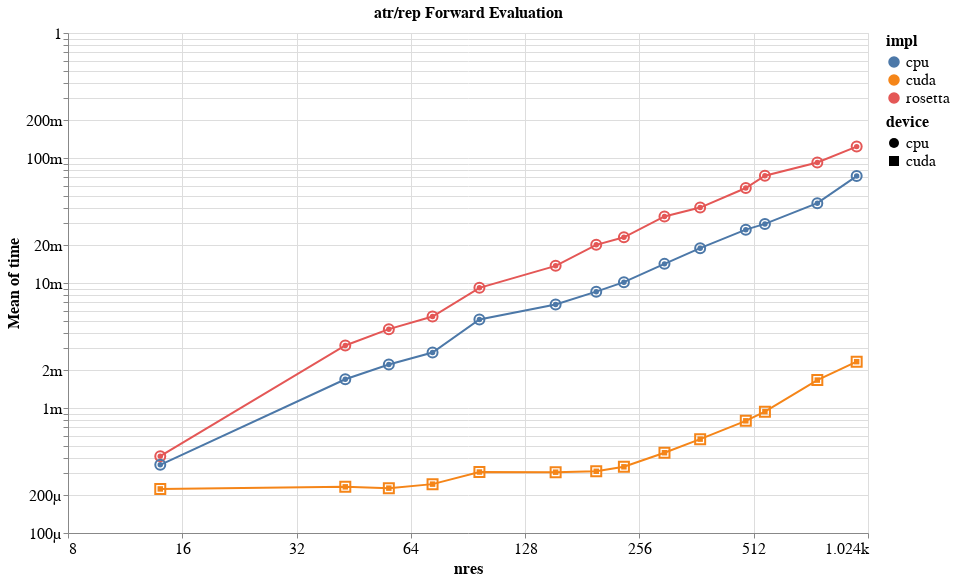

This figure's notebook cell:
### Code cell
dat = stat_frame(rosetta_score_results)
dat = pandas.concat(
    (
        dat,
        pandas.merge(
            dat,
            dat.query("name == 'score.rosetta_atr_rep'")
            .groupby("model")
            .time.mean()
            .rename("rosetta_mean")
            .to_frame(),
            left_on="model",
            right_index=True,
        )
        .eval("time / rosetta_mean")
        .rename("rosetta_relative"),
    ),
    axis=1,
)

encoding = dict(
    x=altair.X(
        "nres", axis=altair.Axis(format="s"), scale=altair.Scale(type="log", base=2)
    ),
    y=altair.Y(
        "mean(time)",
        scale=altair.Scale(type="log", base=10),
        axis=altair.Axis(format="s"),
    ),
    color="impl",
    shape="device",
)

sum(
    (
        altair.Chart(dat, title="atr/rep Forward Evaluation")
        .mark_line()
        .encode(**encoding),
        altair.Chart(dat).mark_point(size=100).encode(**encoding)
    )
)

### Figure 1 — Vega-Lite specification as saved in the notebook (floating-point values rounded to 4 significant figures; data arrays with more than 128 entries replaced by an {"elided": "..."} marker saying what was removed)
{"$schema": "https://vega.github.io/schema/vega-lite/v2.6.0.json", "config": {"axis": {"labelFontSize": 16, "titleFontSize": 16}, "header": {"labelFontSize": 16, "titleFontSize": 16}, "legend": {"labelFontSize": 16, "titleFontSize": 16}, "title": {"fontSize": 16}, "view": {"height": 500, "width": 800}}, "datasets": {"data-40f7f769e7459c08f5ed9ea92f469ca9": {"elided": "8764 records"}}, "layer": [{"data": {"name": "data-40f7f769e7459c08f5ed9ea92f469ca9"}, "encoding": {"color": {"field": "impl", "type": "nominal"}, "shape": {"field": "device", "type": "nominal"}, "x": {"axis": {"format": "s"}, "field": "nres", "scale": {"base": 2, "type": "log"}, "type": "quantitative"}, "y": {"aggregate": "mean", "axis": {"format": "s"}, "field": "time", "scale": {"base": 10, "type": "log"}, "type": "quantitative"}}, "mark": "line", "title": "atr/rep Forward Evaluation"}, {"data": {"name": "data-40f7f769e7459c08f5ed9ea92f469ca9"}, "encoding": {"color": {"field": "impl", "type": "nominal"}, "shape": {"field": "device", "type": "nominal"}, "x": {"axis": {"format": "s"}, "field": "nres", "scale": {"base": 2, "type": "log"}, "type": "quantitative"}, "y": {"aggregate": "mean", "axis": {"format": "s"}, "field": "time", "scale": {"base": 10, "type": "log"}, "type": "quantitative"}}, "mark": {"size": 100, "type": "point"}}]}
